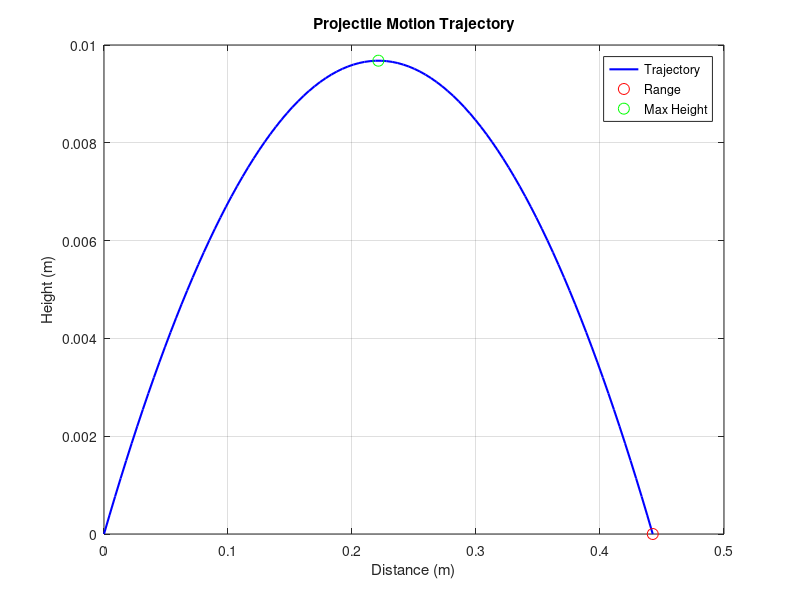

The MATLAB script that drew this image:
% Projectile Motion Simulation 
% Parameters
initial_velocity = input("Enter the initial Velocity :");    % Initial velocity (m/s)
angle = input("Enter the angle :");        % Launch angle (degrees)
g = 9.81;                 % Gravitational acceleration (m/s^2)

% Convert angle to radians
theta = deg2rad(angle);

% Calculate initial velocity components
vx = initial_velocity * cos(theta);
vy = initial_velocity * sin(theta);

% Time of flight
time_of_flight = (2 * vy) / g;

% Range and maximum height
range = vx * time_of_flight;
max_height = (vy^2) / (2 * g);

% Time vector for trajectory
t = linspace(0, time_of_flight, 100);

% Trajectory equations
x = vx * t;                     % Horizontal position
y = vy * t - (0.5 * g * t.^2);  % Vertical position

% Plot trajectory
figure;
plot(x, y, 'b-', 'LineWidth', 1.5);
hold on;

% Mark range and max height
plot(range, 0, 'ro', 'MarkerSize', 8, 'DisplayName', 'Range');
plot(range/2, max_height, 'go', 'MarkerSize', 8, 'DisplayName', 'Max Height');

% Labels and title
xlabel('Distance (m)');
ylabel('Height (m)');
title('Projectile Motion Trajectory');
legend('Trajectory', 'Range', 'Max Height');
grid on;
hold off;

% Display results
fprintf('Range: %.2f meters\n', range);
fprintf('Maximum Height: %.2f meters\n', max_height);
fprintf('Time of Flight: %.2f seconds\n', time_of_flight);
